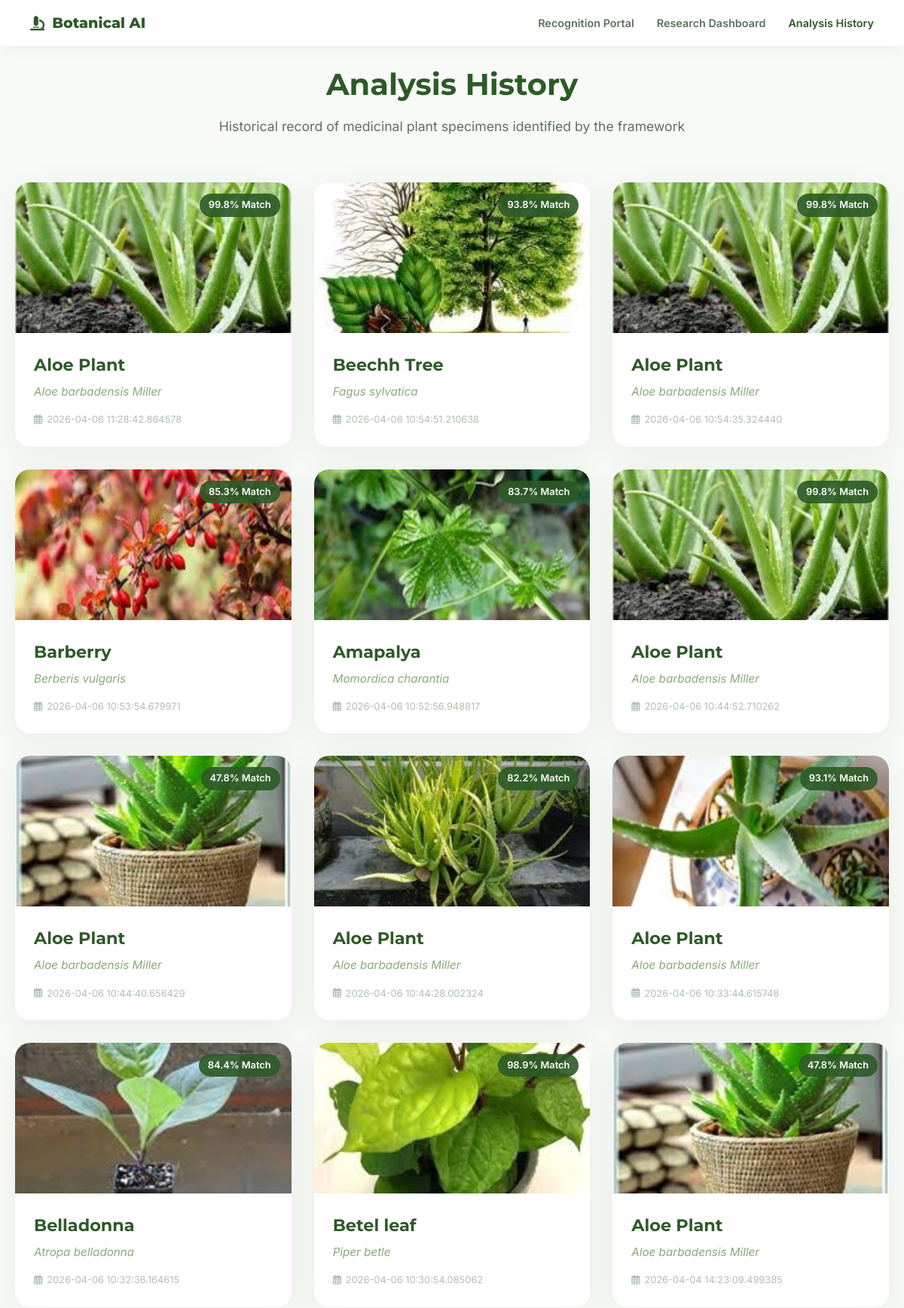
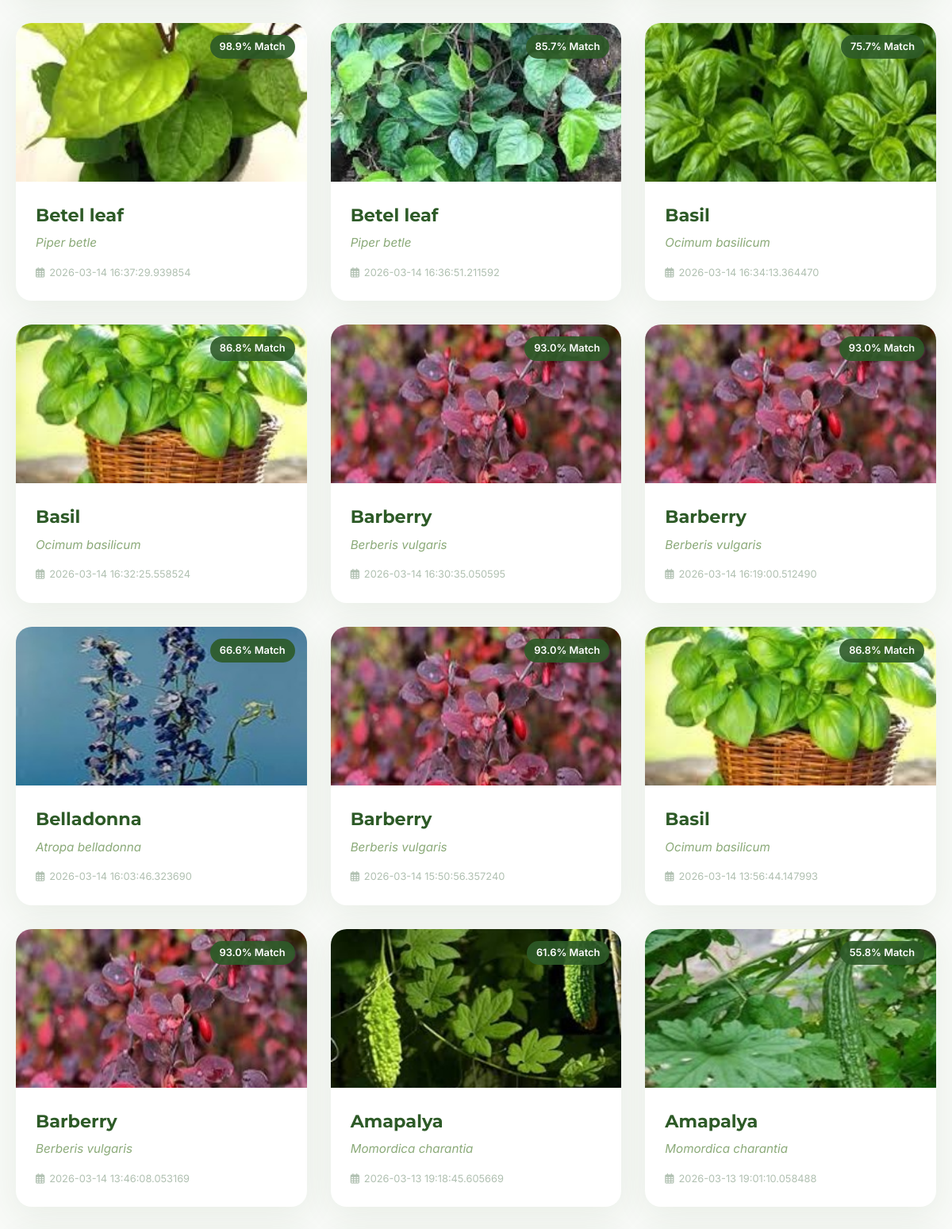
The app's page /history (upper part) with its own data (2 pictures, top to bottom).
### tables this page shows
CREATE TABLE history
                 (id INTEGER PRIMARY KEY AUTOINCREMENT,
                  plant_name TEXT,
                  scientific_name TEXT,
                  confidence REAL,
                  image_path TEXT,
                  timestamp DATETIME);

### app.py (the view)
@app.route("/history")
def history():
    conn = sqlite3.connect('history.db')
    conn.row_factory = sqlite3.Row
    c = conn.cursor()
    c.execute("SELECT * FROM history ORDER BY timestamp DESC")
    history_data = c.fetchall()
    conn.close()
    return render_template("history.html", history=history_data)

### templates/history.html (shortened to what this page needs)
<!DOCTYPE html>
<html lang="en">
<head>
    <link rel="stylesheet" href="https://cdnjs.cloudflare.com/ajax/libs/font-awesome/6.4.0/css/all.min.css">
</head>
<body>
    <nav class="nav-header">
        <a href="/" class="logo">
            <i class="fas fa-microscope"></i> Botanical AI
        </a>
        <div class="nav-links">
            <a href="/">Recognition Portal</a>
            <a href="/dashboard">Research Dashboard</a>
            <a href="/history" class="active">Analysis History</a>
        </div>
    </nav>
    <div class="container">
        <header class="header">
            <h1>Analysis History</h1>
            <p>Historical record of medicinal plant specimens identified by the framework</p>
        </header>
        {% if history %}
            <div class="history-grid">
                {% for item in history %}
                    <div class="history-card">
                        <div class="card-img-wrapper">
                            <img src="{{ url_for('static', filename='uploads/' + item['image_path']) }}" alt="{{ item['plant_name'] }}" class="card-img">
                            <div class="confidence-tag">{{ "%.1f"|format(item['confidence']) }}% Match</div>
                        </div>
                        <div class="card-content">
                            <h3>{{ item['plant_name'] }}</h3>
                            <span class="scientific-name">{{ item['scientific_name'] }}</span>
                            <div class="timestamp">
                                <i class="far fa-calendar-alt"></i>
                                {{ item['timestamp'] }}
                            </div>
                        </div>
                    </div>
                {% endfor %}
            </div>
        {% endif %}
    </div>
</body>
</html>

### templates/history.html (style rules this page uses)
:root { --primary-green: #2d5a27; --secondary-green: #4a7c44; --soft-green: #8baa79; --bg-leaf: #f8faf7; --text-main: #2c3e2e; --text-light: #5c725e; --white: #ffffff; --soft-shadow: 0 10px 40px rgba(45, 90, 39, 0.08); --border-round: 20px; }
* { margin: 0; padding: 0; box-sizing: border-box; }
body { font-family: 'Inter', sans-serif; background-color: var(--bg-leaf); color: var(--text-main); line-height: 1.6; padding: 80px 20px 40px; }
.nav-header { position: fixed; top: 0; left: 0; width: 100%; background: rgba(255, 255, 255, 0.95); backdrop-filter: blur(10px); z-index: 1000; padding: 15px 40px; display: flex; justify-content: space-between; align-items: center; box-shadow: 0 2px 20px rgba(0,0,0,0.05); }
.logo { font-family: 'Montserrat', sans-serif; font-weight: 800; color: var(--primary-green); text-decoration: none; font-size: 1.2rem; display: flex; align-items: center; gap: 10px; }
.nav-links { display: flex; gap: 30px; }
.nav-links a { text-decoration: none; color: var(--text-light); font-weight: 600; font-size: 0.9rem; transition: color 0.2s ease; }
.nav-links a:hover, .nav-links a.active { color: var(--primary-green); }
.container { max-width: 1200px; margin: 0 auto; }
.header { text-align: center; margin-bottom: 60px; }
.header h1 { font-family: 'Montserrat', sans-serif; font-size: 2.5rem; color: var(--primary-green); margin-bottom: 10px; }
.header p { color: var(--text-light); font-size: 1.1rem; }
.history-grid { display: grid; grid-template-columns: repeat(auto-fill, minmax(300px, 1fr)); gap: 30px; }
.history-card { background: var(--white); border-radius: var(--border-round); box-shadow: var(--soft-shadow); overflow: hidden; transition: all 0.3s ease; display: flex; flex-direction: column; }
.card-img-wrapper { height: 200px; overflow: hidden; position: relative; }
.card-img { width: 100%; height: 100%; object-fit: cover; transition: transform 0.5s ease; }
.confidence-tag { position: absolute; top: 15px; right: 15px; background: rgba(45, 90, 39, 0.9); color: white; padding: 5px 12px; border-radius: 20px; font-size: 0.8rem; font-weight: 600; }
.card-content { padding: 25px; flex-grow: 1; display: flex; flex-direction: column; }
.card-content h3 { font-family: 'Montserrat', sans-serif; font-size: 1.4rem; color: var(--primary-green); margin-bottom: 5px; }
.scientific-name { font-style: italic; color: var(--soft-green); font-size: 0.95rem; margin-bottom: 15px; display: block; }
.timestamp { font-size: 0.8rem; color: #b0c0b1; margin-top: auto; display: flex; align-items: center; gap: 6px; }

### records on screen
history: image_path+plant_name (picture), confidence "99.8", plant_name "Aloe Plant", scientific_name "Aloe barbadensis Miller", timestamp "2026-04-06 11:28:42.864578"
history: image_path (picture), confidence "93.8", plant_name "Beechh Tree", scientific_name "Fagus sylvatica", timestamp "2026-04-06 10:54:51.210638"
history: image_path+plant_name (picture), confidence "99.8", plant_name "Aloe Plant", scientific_name "Aloe barbadensis Miller", timestamp "2026-04-06 10:54:35.324440"
history: image_path+plant_name (picture), confidence "85.3", plant_name "Barberry", scientific_name "Berberis vulgaris", timestamp "2026-04-06 10:53:54.679971"
history: image_path+plant_name (picture), confidence "83.7", plant_name "Amapalya", scientific_name "Momordica charantia", timestamp "2026-04-06 10:52:56.948817"
history: image_path+plant_name (picture), confidence "99.8", plant_name "Aloe Plant", scientific_name "Aloe barbadensis Miller", timestamp "2026-04-06 10:44:52.710262"
history: image_path+plant_name (picture), confidence "47.8", plant_name "Aloe Plant", scientific_name "Aloe barbadensis Miller", timestamp "2026-04-06 10:44:40.656429"
history: image_path+plant_name (picture), confidence "82.2", plant_name "Aloe Plant", scientific_name "Aloe barbadensis Miller", timestamp "2026-04-06 10:44:28.002324"
history: image_path+plant_name (picture), confidence "93.1", plant_name "Aloe Plant", scientific_name "Aloe barbadensis Miller", timestamp "2026-04-06 10:33:44.615748"
history: image_path+plant_name (picture), confidence "84.4", plant_name "Belladonna", scientific_name "Atropa belladonna", timestamp "2026-04-06 10:32:36.164615"
history: image_path+plant_name (picture), confidence "98.9", plant_name "Betel leaf", scientific_name "Piper betle", timestamp "2026-04-06 10:30:54.085062"
history: image_path+plant_name (picture), confidence "47.8", plant_name "Aloe Plant", scientific_name "Aloe barbadensis Miller", timestamp "2026-04-04 14:23:09.499385"
history: image_path+plant_name (picture), confidence "98.9", plant_name "Betel leaf", scientific_name "Piper betle", timestamp "2026-03-14 16:37:29.939854"
history: image_path+plant_name (picture), confidence "85.7", plant_name "Betel leaf", scientific_name "Piper betle", timestamp "2026-03-14 16:36:51.211592"
history: image_path+plant_name (picture), confidence "75.7", plant_name "Basil", scientific_name "Ocimum basilicum", timestamp "2026-03-14 16:34:13.364470"
history: image_path+plant_name (picture), confidence "86.8", plant_name "Basil", scientific_name "Ocimum basilicum", timestamp "2026-03-14 16:32:25.558524"
history: image_path+plant_name (picture), confidence "93.0", plant_name "Barberry", scientific_name "Berberis vulgaris", timestamp "2026-03-14 16:30:35.050595"
history: image_path+plant_name (picture), confidence "93.0", plant_name "Barberry", scientific_name "Berberis vulgaris", timestamp "2026-03-14 16:19:00.512490"
history: image_path+plant_name (picture), confidence "66.6", plant_name "Belladonna", scientific_name "Atropa belladonna", timestamp "2026-03-14 16:03:46.323690"
history: image_path+plant_name (picture), confidence "93.0", plant_name "Barberry", scientific_name "Berberis vulgaris", timestamp "2026-03-14 15:50:56.357240"
history: image_path+plant_name (picture), confidence "86.8", plant_name "Basil", scientific_name "Ocimum basilicum", timestamp "2026-03-14 13:56:44.147993"
history: image_path+plant_name (picture), confidence "93.0", plant_name "Barberry", scientific_name "Berberis vulgaris", timestamp "2026-03-14 13:46:08.053169"
history: image_path+plant_name (picture), confidence "61.6", plant_name "Amapalya", scientific_name "Momordica charantia", timestamp "2026-03-13 19:18:45.605669"
history: image_path+plant_name (picture), confidence "55.8", plant_name "Amapalya", scientific_name "Momordica charantia", timestamp "2026-03-13 19:01:10.058488"
